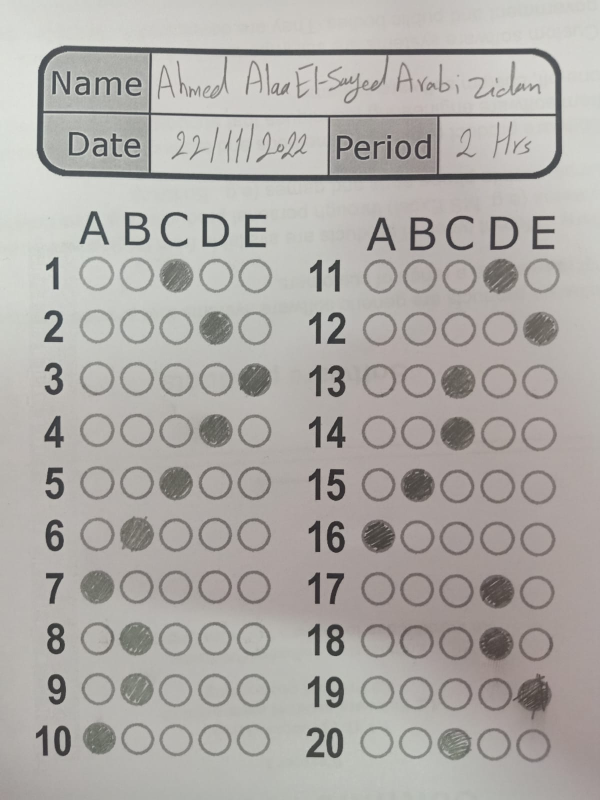
#> input picture Code/BubbleSheetMarker/AnswerSheets/7.jpg, 1200 x 1600 px (shown at 1/2 size)
$ python conv.py
#> lines starting #> are read from the running program, lines starting #| are printed output that depends on the picture; after the words box and inside, x2 and y2 are one past the last pixel; in counts of white or black regions, pixels touching at a corner belong together
### Code/BubbleSheetMarker/helper.py
import cv2
import matplotlib.pyplot as plt
import numpy as np
import imutils
from skimage.exposure import histogram
from matplotlib.pyplot import bar

# Show the figures / plots inside the notebook
# [17 lines left out: function show_images_1, not called in this run]

def show_images(titles, images, wait=True):
    """Display multiple images with one line of code"""

    for (title, image) in zip(titles, images):
        cv2.namedWindow(title, cv2.WINDOW_NORMAL)
        cv2.imshow(title, image)

    if wait:
        cv2.waitKey(0)
        cv2.destroyAllWindows()


# [118 lines left out: functions showHist, order_points, four_point_transform, skewCorrection, isFilled, extractStudentID, not called in this run]

### Code/BubbleSheetMarker/conv.py
# import the necessary packages
from imutils.perspective import four_point_transform
import matplotlib.pyplot as plt
from matplotlib.pyplot import bar
from imutils import contours
import numpy as np
import argparse
import imutils
import cv2
from helper import *

# load the image, convert it to grayscale, blur it slightly, then find edges
image = cv2.imread("AnswerSheets/7.jpg")
#> image is the input picture: shape (1600, 1200, 3); mean B, G, R 167.2, 171, 174.2
image = image[480:,:]
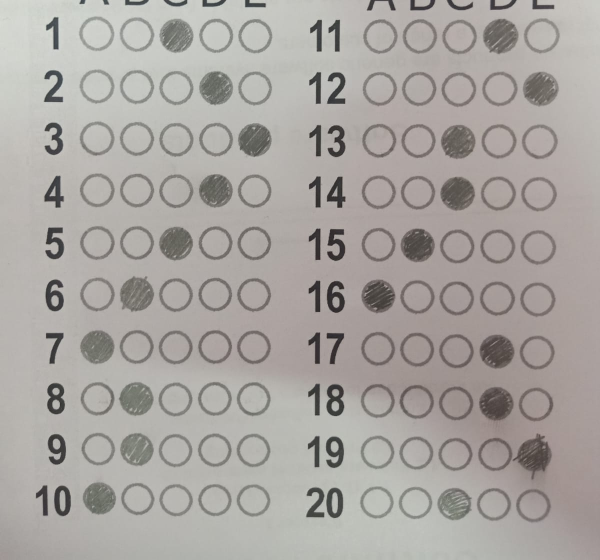
#> image: shape (1120, 1200, 3) (shown at 1/2 size); mean B, G, R 160.9, 164.8, 169

gray = cv2.cvtColor(image, cv2.COLOR_BGR2GRAY)
blurred = cv2.GaussianBlur(gray, (5, 5), 0)
edged = cv2.Canny(blurred, 60, 200)
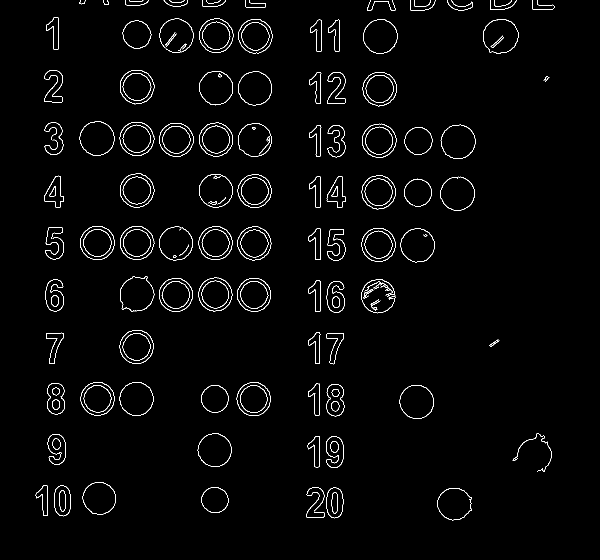
#> edged: shape (1120, 1200) (shown at 1/2 size); 1.9% white in thin lines or dots, all inside (x1, y1, x2, y2) = (71, 0, 1109, 1041)

thresholdedimage = cv2.threshold(blurred, 0, 255,
	cv2.THRESH_BINARY_INV | cv2.THRESH_OTSU)[1]
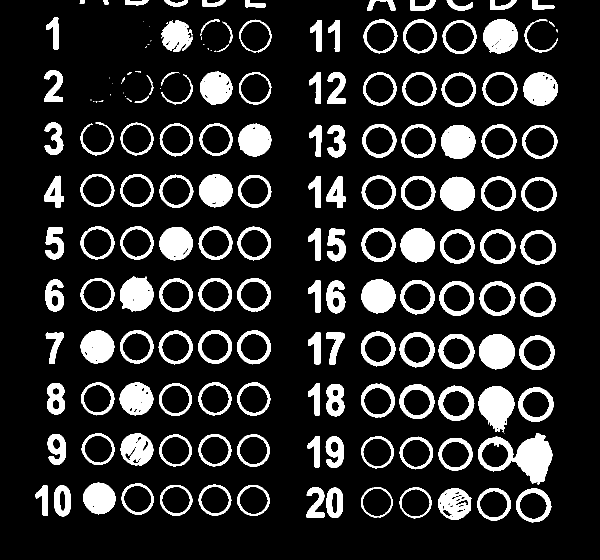
#> thresholdedimage: shape (1120, 1200) (shown at 1/2 size); 14.9% white; 172 white regions (25 under 20 px), largest, box (x1, y1, x2, y2) and area: (956, 866, 1105, 969) 6771, (957, 772, 1029, 865) 4472, (958, 669, 1030, 739) 3921


circle_radius = 5
kernel1 = np.ones((2*circle_radius,2*circle_radius),dtype=int)
thresholdedimage = cv2.dilate(thresholdedimage, kernel1, iterations=1)
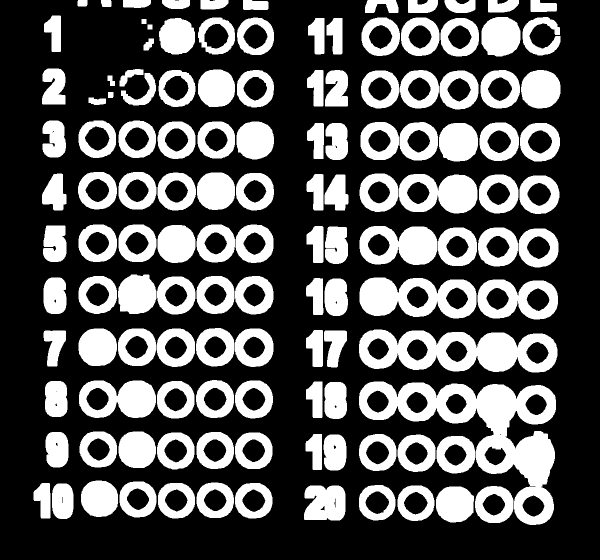
#> thresholdedimage: shape (1120, 1200) (shown at 1/2 size); 32.9% white; 128 white regions, largest, box (x1, y1, x2, y2) and area: (718, 763, 1112, 1050) 35896, (718, 659, 1115, 745) 20769, (719, 555, 953, 637) 12405
thresholdedimage = 255 - thresholdedimage

circle_radius = 25
kernel2 = np.ones((2*circle_radius,2*circle_radius),dtype=int)
answersImg = cv2.filter2D(src=thresholdedimage, ddepth=-1, kernel=kernel2)
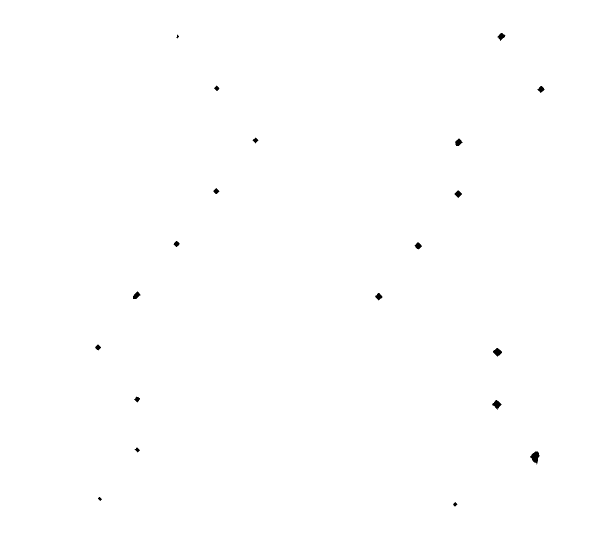
#> answersImg: shape (1120, 1200) (shown at 1/2 size); 99.8% white; 20 black regions, largest, box (x1, y1, x2, y2) and area: (1060, 903, 1079, 929) 282, (984, 800, 1003, 820) 190, (986, 696, 1004, 713) 184


titles = ["Original Image", "Convolved Image"]
images = [thresholdedimage, answersImg]

show_images(titles, images)
#> the loop in show_images, `for (title, image) in zip(titles, images):` made 2 passes
#> title on passes 1 to 2: 'Original Image', 'Convolved Image'

$ run again, with Code/BubbleSheetMarker/AnswerSheets/1.jpg copied over Code/BubbleSheetMarker/AnswerSheets/7.jpg
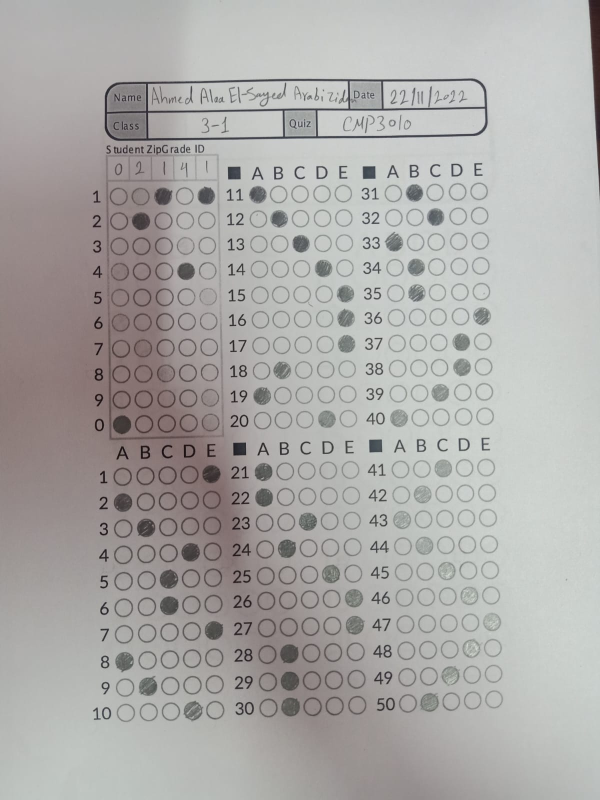
#> input picture Code/BubbleSheetMarker/AnswerSheets/1.jpg, 1200 x 1600 px (shown at 1/2 size)
#> image is the input picture: shape (1600, 1200, 3); mean B, G, R 168.7, 170.6, 172.2
#> image: shape (1120, 1200, 3)
#> `edged = cv2.Canny(blurred, 60, 200)`:
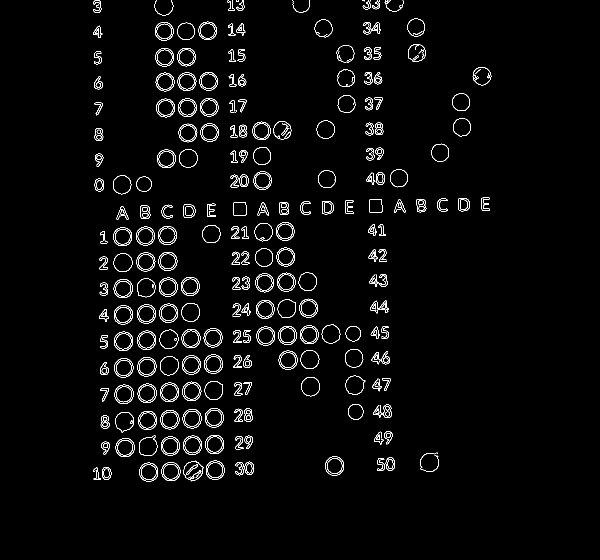
#> edged: shape (1120, 1200) (shown at 1/2 size); 2.5% white in thin lines or dots, all inside (x1, y1, x2, y2) = (186, 0, 983, 963)
#> `answersImg = cv2.filter2D(src=thresholdedimage, ddepth=-1, kernel=kern..`:
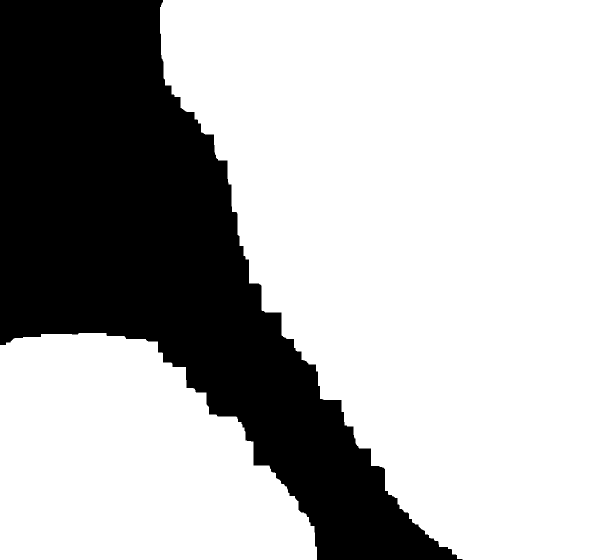
#> answersImg: shape (1120, 1200) (shown at 1/2 size); 70.7% white; 1 black region, box (x1, y1, x2, y2) and area: (0, 0, 926, 1120) 394259
#> the loop in show_images, `for (title, image) in zip(titles, images):` made 2 passes
#> title on passes 1 to 2: 'Original Image', 'Convolved Image'

$ run again, with Code/BubbleSheetMarker/AnswerSheets/10.jpg copied over Code/BubbleSheetMarker/AnswerSheets/7.jpg
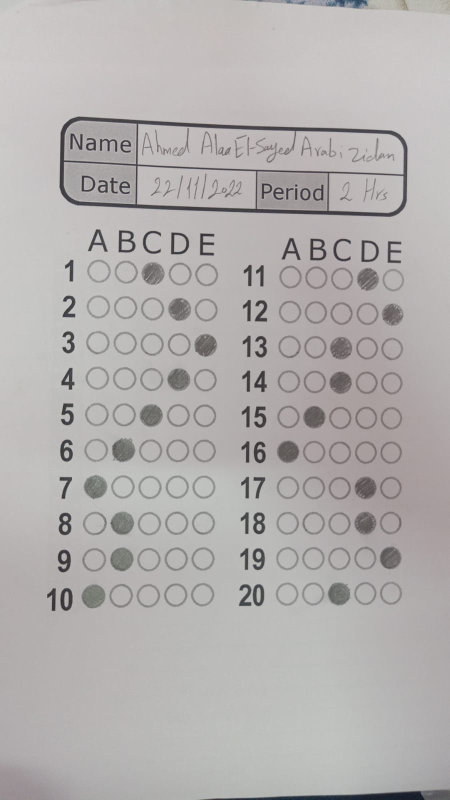
#> input picture Code/BubbleSheetMarker/AnswerSheets/10.jpg, 899 x 1599 px (shown at 1/2 size)
#> image is the input picture: shape (1599, 899, 3); mean B, G, R 175, 175.8, 179.1
#> image: shape (1119, 899, 3)
#> `edged = cv2.Canny(blurred, 60, 200)`:
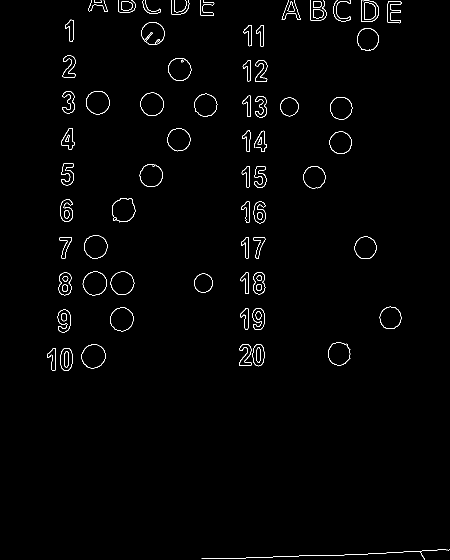
#> edged: shape (1119, 899) (shown at 1/2 size); 1.1% white in thin lines or dots, all inside (x1, y1, x2, y2) = (94, 0, 899, 1119)
#> `thresholdedimage = cv2.dilate(thresholdedimage, kernel1, iterations=1)`:
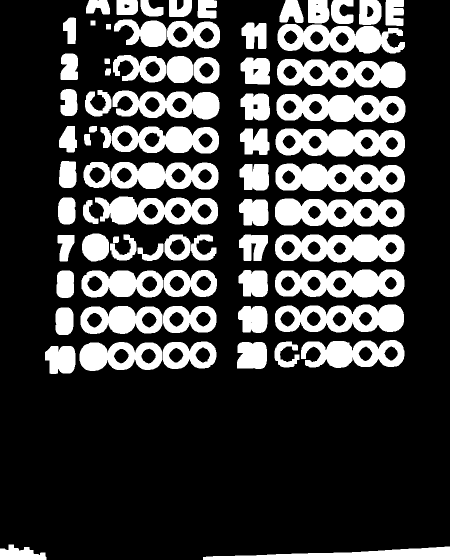
#> thresholdedimage: shape (1119, 899) (shown at 1/2 size); 25.4% white; 74 white regions, largest, box (x1, y1, x2, y2) and area: (550, 397, 809, 454) 10637, (551, 327, 810, 385) 10562, (550, 469, 809, 525) 10417
#> answersImg: shape (1119, 899); every value is 255
#> the loop in show_images, `for (title, image) in zip(titles, images):` made 2 passes
#> title on passes 1 to 2: 'Original Image', 'Convolved Image'

$ run again, with Code/BubbleSheetMarker/AnswerSheets/11.jpg copied over Code/BubbleSheetMarker/AnswerSheets/7.jpg
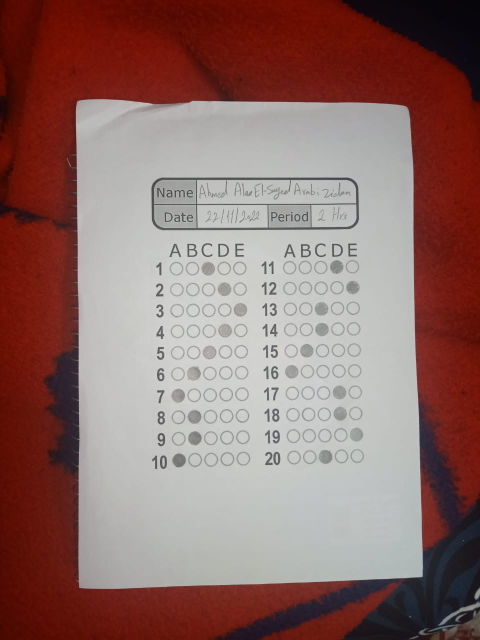
#> input picture Code/BubbleSheetMarker/AnswerSheets/11.jpg, 960 x 1280 px (shown at 1/2 size)
#> image is the input picture: shape (1280, 960, 3); mean B, G, R 106.3, 110.4, 142.7
#> image: shape (800, 960, 3)
#> `edged = cv2.Canny(blurred, 60, 200)`:
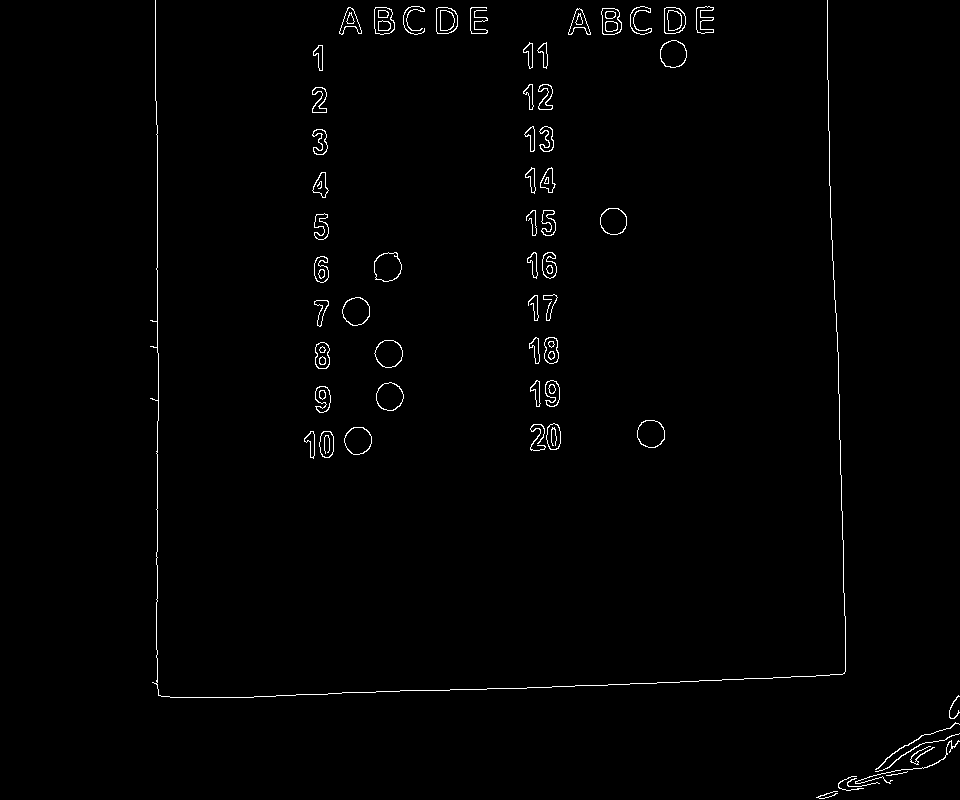
#> edged: shape (800, 960); 1% white in thin lines or dots, all inside (x1, y1, x2, y2) = (150, 0, 960, 799)
#> `answersImg = cv2.filter2D(src=thresholdedimage, ddepth=-1, kernel=kern..`:
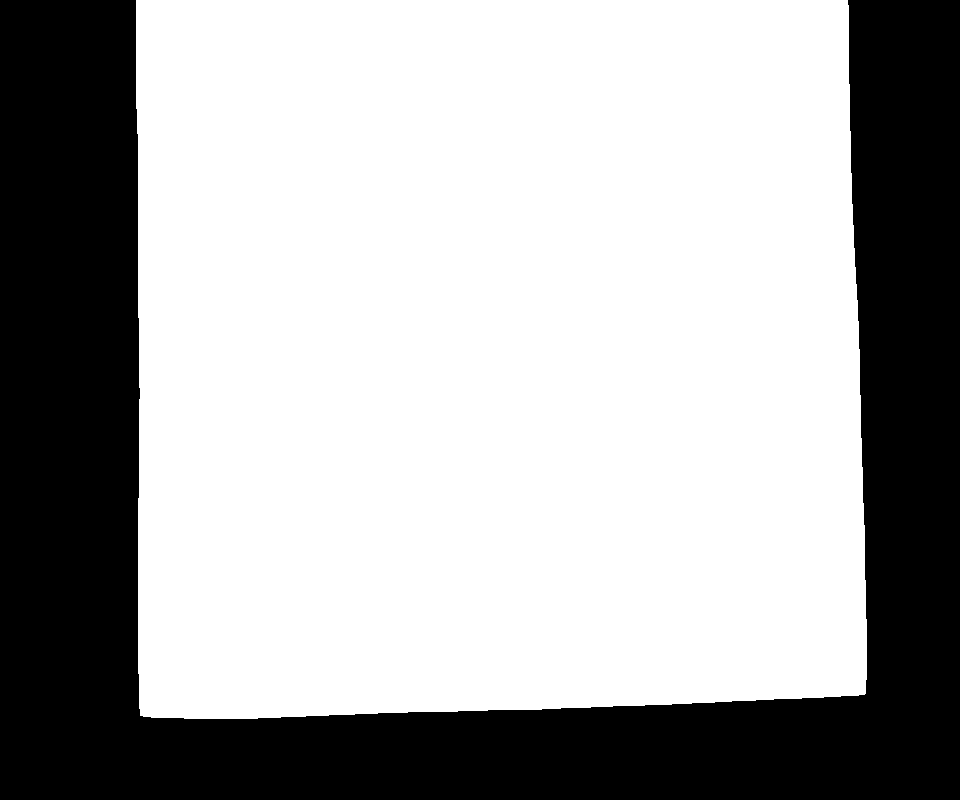
#> answersImg: shape (800, 960); 66.5% white; 1 black region, box (x1, y1, x2, y2) and area: (0, 0, 960, 800) 256972
#> the loop in show_images, `for (title, image) in zip(titles, images):` made 2 passes
#> title on passes 1 to 2: 'Original Image', 'Convolved Image'
